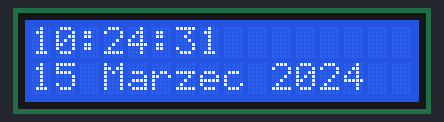
Recording of a sketch running on a simulated Arduino Uno, built with avr-gcc and run on an emulated ATmega328P. On the bench: 16×2 character LCD. The local clock reads 2024-03-15 10:24:30 at power-on unless the sketch sets it; what the sketch prints to the serial monitor is not drawn.

Above: at 1.1 s.
At 5.1 s:
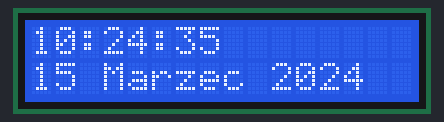
At 10.1 s:
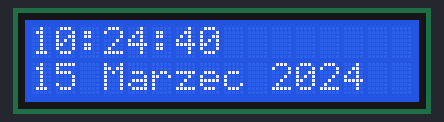
At 20.1 s:
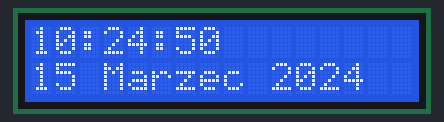
At 29.1 s:
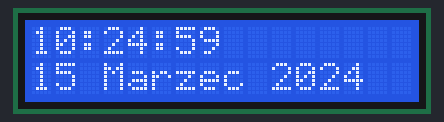
At 39.1 s:
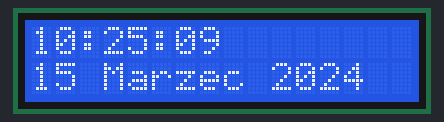

Measured:
- what the display in image 0 shows lasts 1.0 s, from 1.0 s to 2.0 s

The sketch:

modul_czasu_wyswietlacz_2.0.ino
```cpp
#include <Wire.h>
#include <TimeLib.h>
#include <DS1307RTC.h>
#include <LiquidCrystal.h> //Dołączenie bilbioteki wyswietlacza

LiquidCrystal lcd(2, 3, 4, 5, 6, 7); //Informacja o podłączeniu nowego wyświetlacza

unsigned long aktualnyCzas=0;
unsigned long zapamietanyCzas = 0;
unsigned long roznicaCzasu = 0;
void setup() {
  //Wyswietlacz
  lcd.begin(16, 2); //Deklaracja typu
  lcd.setCursor(0, 0); //Ustawienie kursora
  lcd.print(""); //Wyświetlenie tekstu
  lcd.setCursor(0, 1); //Ustawienie kursora
  lcd.print(""); //Wyświetlenie tekstu

  //Zegar
  Serial.begin(9600);
  while (!Serial) ; // wait for serial
  delay(200);
  Serial.println("DS1307RTC Read Test");
  Serial.println("-------------------");
}

void loop() {
  WyswietlGodzine();
}

void print2digits(int number) {
  if (number >= 0 && number < 10) {
    lcd.print('0');
  }
  lcd.print(number);
}
void zamianaMiesiaca(int miesiac)
{
  //lcd.setCursor(0, 1); //Ustawienie kursor
  if(miesiac == 1)
  lcd.print("Styczen");
  else if(miesiac ==2)
  lcd.print("Luty");
  else if(miesiac ==3)
  lcd.print("Marzec");
  else if(miesiac==4)
  lcd.print("Kwiecien");
  else if (miesiac==5)
  lcd.print("Maj");
  else if(miesiac==6)
  lcd.print("Czerwiec");
  else if(miesiac==7)
  lcd.print("Lipiec");
  else if(miesiac==8)
  lcd.print("Sierpien");
  else if(miesiac==9)
  lcd.print("Wrzesien");
  else if(miesiac==10)
  lcd.print("Pazdziernik");
  else if(miesiac==11)
  lcd.print("Listopad");
  else if(miesiac==12)
  lcd.print("Grudzien");

}
void Godzina()
{
    tmElements_t tm;
  if (RTC.read(tm)) {
    lcd.setCursor(0, 0); //Ustawienie kursora
    print2digits(tm.Hour);
    lcd.print(':');
    print2digits(tm.Minute);
    lcd.print(':');
    print2digits(tm.Second);

    lcd.setCursor(0, 1); //Ustawienie kursor
    lcd.print(tm.Day);
    lcd.print(' ');
    zamianaMiesiaca(tm.Month);
    lcd.write(' ');
    lcd.print(tmYearToCalendar(tm.Year));
    //Serial.println();
  } else {
    if (RTC.chipPresent()) {
      lcd.println("Run the SetTime");
    } else {
      lcd.println("DS1307 read error!");
      lcd.println();
    }
    delay(9000);
  }
  //delay(1000);
}
void WyswietlGodzine()
{
    aktualnyCzas=millis();
  roznicaCzasu = aktualnyCzas - zapamietanyCzas;
  if (roznicaCzasu >= 1000UL) {
    //Zapamietaj aktualny czas
    zapamietanyCzas = aktualnyCzas;
    //Wyslij do PC
    Serial.println(aktualnyCzas);
    Godzina();
  }
  }
```
